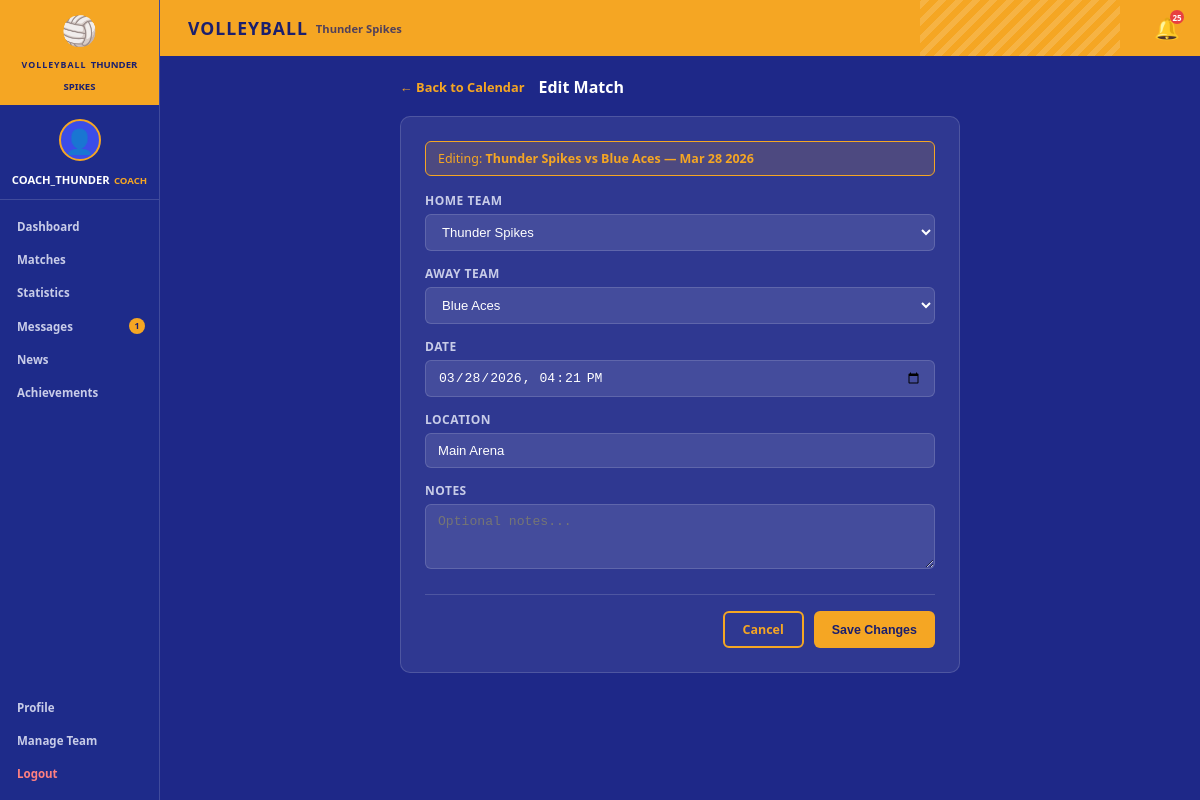
Page /schedule/match/47/edit/ (signed in) on the earlier database version.
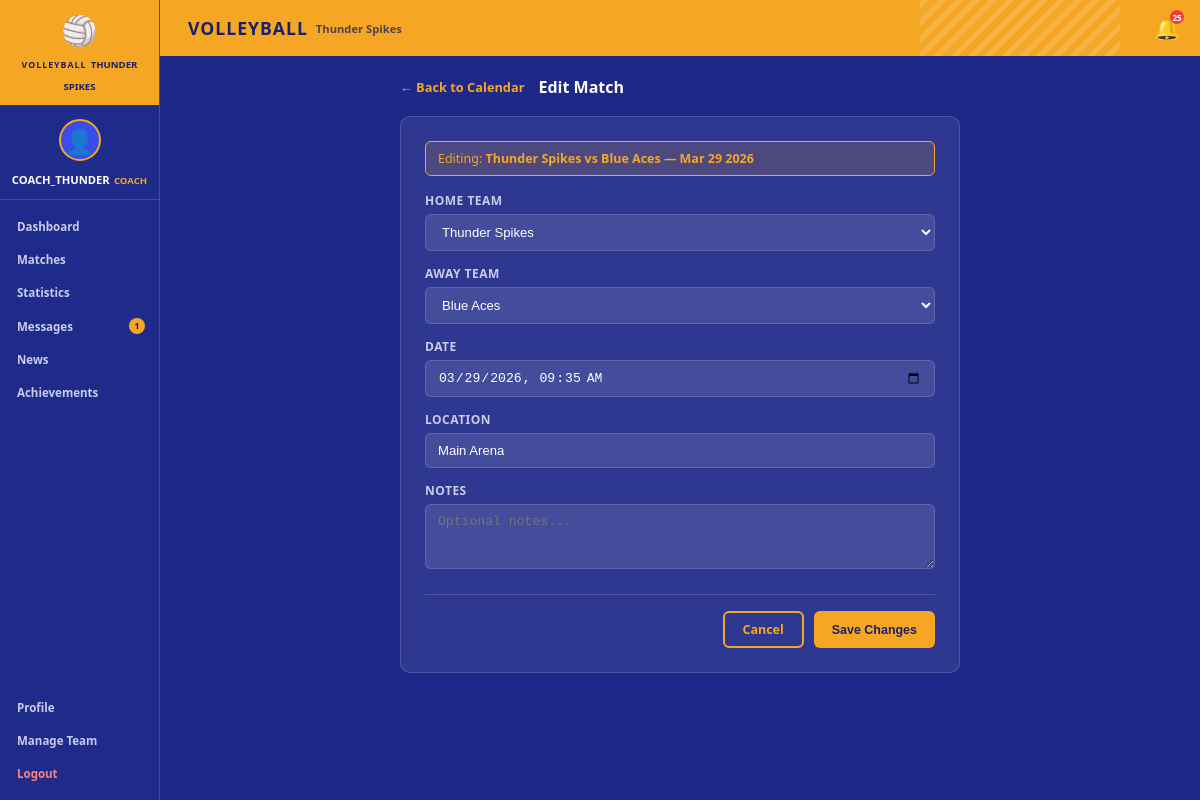
Same page on the later database version.
### scheduling/models.py (models this page shows, shortened)
class Match(models.Model):
    STATUS_CHOICES = [
        ('upcoming', 'Upcoming'),
        ('live', 'Live'),
        ('completed', 'Completed'),
        ('cancelled', 'Cancelled'),
    ]
    home_team = models.ForeignKey(Team, on_delete=models.CASCADE, related_name='home_matches')
    away_team = models.ForeignKey(Team, on_delete=models.CASCADE, related_name='away_matches')
    date = models.DateTimeField()
    location = models.CharField(max_length=200)
    status = models.CharField(max_length=20, choices=STATUS_CHOICES, default='upcoming')
    home_score = models.IntegerField(null=True, blank=True)
    away_score = models.IntegerField(null=True, blank=True)
    created_by = models.ForeignKey(User, on_delete=models.SET_NULL, null=True, related_name='created_matches')
    created_at = models.DateTimeField(auto_now_add=True)
    notes = models.TextField(blank=True)
    class Meta:
        ordering = ['date']
    def __str__(self):
        return f"{self.home_team} vs {self.away_team} — {self.date.strftime('%b %d %Y')}"

class Team(models.Model):
    name = models.CharField(max_length=100)
    created_at = models.DateTimeField(auto_now_add=True)
    def __str__(self):
        return self.name

### scheduling/views.py (the view)
    @login_required
    def _wrapped_view(request, *args, **kwargs):
        if not hasattr(request.user, 'profile') or request.user.profile.role != 'coach':
            messages.error(request, "Only coaches can access this page.")
            return redirect('dashboard')
        return view_func(request, *args, **kwargs)

### scheduling/forms.py (shortened to what this page needs)
class MatchForm(forms.ModelForm):
    date = forms.DateTimeField(
        widget=forms.DateTimeInput(
            attrs={'type': 'datetime-local', 'class': 'form-input'},
            format='%Y-%m-%dT%H:%M'
        ),
        input_formats=['%Y-%m-%dT%H:%M'],
    )
    class Meta:
        model = Match
        fields = ['home_team', 'away_team', 'date', 'location', 'notes']
        widgets = {
            'home_team': forms.Select(attrs={'class': 'form-input'}),
            'away_team': forms.Select(attrs={'class': 'form-input'}),
            'location': forms.TextInput(attrs={'class': 'form-input', 'placeholder': 'e.g. Main Arena'}),
            'notes': forms.Textarea(attrs={'class': 'form-input', 'rows': 3, 'placeholder': 'Optional notes...'}),
        }

### scheduling/views.py (called while the page is built)
def coach_required(view_func):
    @login_required
    def _wrapped_view(request, *args, **kwargs):
        if not hasattr(request.user, 'profile') or request.user.profile.role != 'coach':
            messages.error(request, "Only coaches can access this page.")
            return redirect('dashboard')
        return view_func(request, *args, **kwargs)
    return _wrapped_view

### volleyball_project/templates/scheduling/schedule_form.html (shortened to what this page needs)
{% extends 'base.html' %}
{% load static %}
{% block page_title %}VOLLEYBALL{% endblock %}
{% block page_subtitle %}{{ request.user.profile.team.name|default:"TEAM NAME" }}{% endblock %}
{% block content %}
<div class="schedule-form-page">
    <div class="form-header">
        <a href="{% url 'calendar' %}" class="back-btn">← Back to Calendar</a>
        <h2 class="form-title">{{ form_title }}</h2>
    </div>
    <div class="form-card">
        {% if edit_mode %}
        <div class="edit-banner">
            Editing: <strong>{{ object }}</strong>
        </div>
        {% endif %}
        <form method="post" novalidate>
            {% for field in form %}
            <div class="form-group {% if field.errors %}has-error{% endif %}">
                <label class="form-label" for="{{ field.id_for_label }}">
                    {{ field.label }}
                </label>
                {{ field }}
            </div>
            {% endfor %}
            <div class="form-actions">
                <a href="{% url 'calendar' %}" class="btn btn-outline">Cancel</a>
                <button type="submit" class="btn btn-orange">
                    {% if edit_mode %}Save Changes{% else %}Schedule{% endif %}
                </button>
            </div>
        </form>
    </div>
</div>
{% endblock %}

Differences in the rows shown:
changed Match "Thunder Spikes": home_team+away_team+date "Thunder Spikes vs Blue Aces — Mar 28 2026" → "Thunder Spikes vs Blue Aces — Mar 29 2026"; date "03/28/2026 16:21" → "03/29/2026 09:35"
